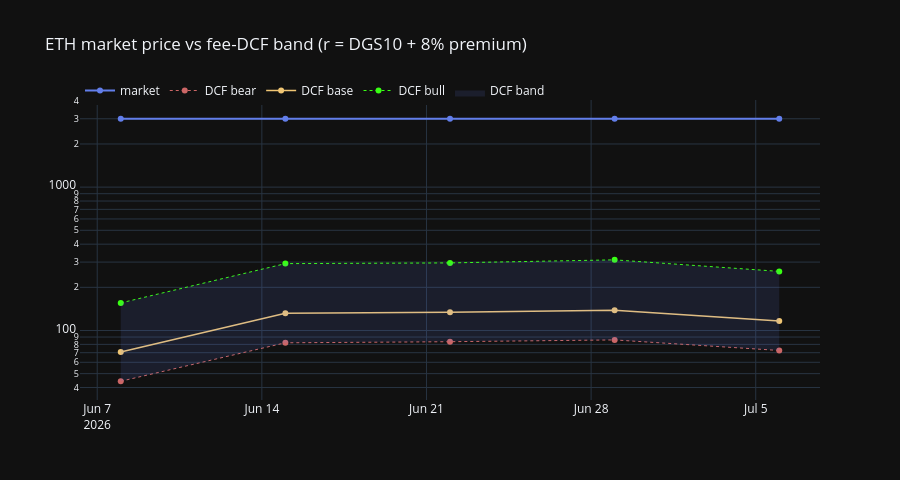
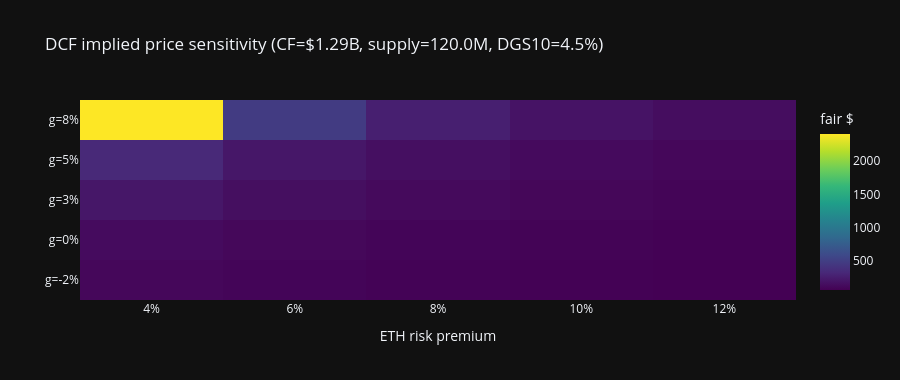

Notebook source saved alongside these figures, in order:
### Markdown cell above
## 6. Discounted cash-flow valuation

Treat annualized L1 fee revenue as a cash-flow proxy (not GAAP equity earnings). Discount rate:

$$r = \mathrm{DGS10}/100 + \text{ETH risk premium}$$

with default premium = **8%** (`ETH_RISK_PREMIUM`). Gordon terminal:

$$V = \frac{\mathrm{CF}_{\mathrm{next}}}{r - g}, \quad \mathrm{CF}_{\mathrm{next}} = \mathrm{CF}_{\mathrm{ann}} \cdot (1+g)$$

Implied fair price = $V$ / circulating supply. Bear / base / bull growth scenarios; Plotly sensitivity heatmap.

### Code cell
G_SCENARIOS = {"bear": -0.02, "base": 0.03, "bull": 0.08}
PREMIUM_GRID = [0.04, 0.06, 0.08, 0.10, 0.12]
G_GRID = [-0.02, 0.00, 0.03, 0.05, 0.08]

df = df.with_columns(
    (pl.col("fee_revenue_usd_wk") * 52.0).alias("cf_ann_usd"),
    (pl.col("DGS10") / 100.0 + ETH_RISK_PREMIUM).alias("discount_r"),
)

for name, g in G_SCENARIOS.items():
    df = df.with_columns(
        pl.when(pl.col("discount_r") > g + 1e-4)
        .then(
            (pl.col("cf_ann_usd") * (1.0 + g))
            / (pl.col("discount_r") - g)
            / pl.col("supply")
        )
        .otherwise(None)
        .alias(f"dcf_price_{name}")
    )

df = df.with_columns(
    (pl.col("close") / pl.col("dcf_price_base") - 1.0).alias("dcf_gap"),
)

fig = go.Figure()
fig.add_trace(go.Scatter(x=df["date"], y=df["close"], name="market",
                         line=dict(color=ETH_COLOR, width=2)))
fig.add_trace(go.Scatter(x=df["date"], y=df["dcf_price_bear"], name="DCF bear",
                         line=dict(color="#cc6666", width=1, dash="dot")))
fig.add_trace(go.Scatter(x=df["date"], y=df["dcf_price_base"], name="DCF base",
                         line=dict(color="#f0c674", width=1.5)))
fig.add_trace(go.Scatter(x=df["date"], y=df["dcf_price_bull"], name="DCF bull",
                         line=dict(color="#39ff14", width=1, dash="dot")))
# Fill band bear→bull
fig.add_trace(go.Scatter(
    x=df["date"].to_list() + df["date"].to_list()[::-1],
    y=df["dcf_price_bull"].to_list() + df["dcf_price_bear"].to_list()[::-1],
    fill="toself", fillcolor="rgba(98,126,234,0.12)", line=dict(color="rgba(0,0,0,0)"),
    name="DCF band", hoverinfo="skip",
))
fig.update_layout(
    title=f"ETH market price vs fee-DCF band (r = DGS10 + {ETH_RISK_PREMIUM:.0%} premium)",
    yaxis_type="log", template="plotly_dark", height=480,
    legend=dict(orientation="h", y=1.08),
)
fig.show()

# Sensitivity heatmap at latest observation
latest = df.drop_nulls(subset=["cf_ann_usd", "supply", "DGS10"]).tail(1)
cf0 = float(latest["cf_ann_usd"][0])
sup0 = float(latest["supply"][0])
dgs0 = float(latest["DGS10"][0]) / 100.0
z = []
for g in G_GRID:
    row = []
    for prem in PREMIUM_GRID:
        r = dgs0 + prem
        if r <= g + 1e-4:
            row.append(np.nan)
        else:
            row.append((cf0 * (1 + g)) / (r - g) / sup0)
    z.append(row)

fig_h = go.Figure(data=go.Heatmap(
    z=z, x=[f"{p:.0%}" for p in PREMIUM_GRID], y=[f"g={g:.0%}" for g in G_GRID],
    colorscale="Viridis", colorbar=dict(title="fair $"),
))
fig_h.update_layout(
    title=f"DCF implied price sensitivity (CF=${cf0/1e9:.2f}B, supply={sup0/1e6:.1f}M, DGS10={dgs0:.1%})",
    xaxis_title="ETH risk premium", template="plotly_dark", height=380,
)
fig_h.show()
_dcf_b = latest["dcf_price_base"][0]
_gap = latest["dcf_gap"][0]
if _dcf_b is None or (isinstance(_dcf_b, float) and not np.isfinite(_dcf_b)):
    print(f"Latest market ${float(latest['close'][0]):,.0f}  DCF base n/a (check CF / discount rate)")
else:
    print(f"Latest market ${float(latest['close'][0]):,.0f}  DCF base ${float(_dcf_b):,.0f}  "
          f"gap={float(_gap):+.1%}")

### Figure 1 — Plotly figure (JSON) as saved in the notebook; plotly's stock layout.template omitted (floating-point values rounded to 4 significant figures)
{"data": [{"line": {"color": "#627EEA", "width": 2}, "name": "market", "type": "scatter", "x": ["2026-06-08T00:00:00", "2026-06-15T00:00:00", "2026-06-22T00:00:00", "2026-06-29T00:00:00", "2026-07-06T00:00:00"], "y": [3000.0, 3000.0, 3000.0, 3000.0, 3000.0]}, {"line": {"color": "#cc6666", "dash": "dot", "width": 1}, "name": "DCF bear", "type": "scatter", "x": ["2026-06-08T00:00:00", "2026-06-15T00:00:00", "2026-06-22T00:00:00", "2026-06-29T00:00:00", "2026-07-06T00:00:00"], "y": [44.24, 82.06, 83.51, 85.94, 72.54]}, {"line": {"color": "#f0c674", "width": 1.5}, "name": "DCF base", "type": "scatter", "x": ["2026-06-08T00:00:00", "2026-06-15T00:00:00", "2026-06-22T00:00:00", "2026-06-29T00:00:00", "2026-07-06T00:00:00"], "y": [70.82, 131.8, 133.9, 138.5, 116.4]}, {"line": {"color": "#39ff14", "dash": "dot", "width": 1}, "name": "DCF bull", "type": "scatter", "x": ["2026-06-08T00:00:00", "2026-06-15T00:00:00", "2026-06-22T00:00:00", "2026-06-29T00:00:00", "2026-07-06T00:00:00"], "y": [155.7, 292.7, 296.1, 310.9, 258.4]}, {"fill": "toself", "fillcolor": "rgba(98,126,234,0.12)", "hoverinfo": "skip", "line": {"color": "rgba(0,0,0,0)"}, "name": "DCF band", "type": "scatter", "x": ["2026-06-08", "2026-06-15", "2026-06-22", "2026-06-29", "2026-07-06", "2026-07-06", "2026-06-29", "2026-06-22", "2026-06-15", "2026-06-08"], "y": [155.7, 292.7, 296.1, 310.9, 258.4, 72.54, 85.94, 83.51, 82.06, 44.24]}], "layout": {"height": 480, "legend": {"orientation": "h", "y": 1.08}, "title": {"text": "ETH market price vs fee-DCF band (r = DGS10 + 8% premium)"}, "yaxis": {"type": "log"}}}

### Figure 2 — Plotly figure (JSON) as saved in the notebook; plotly's stock layout.template omitted (floating-point values rounded to 4 significant figures)
{"data": [{"colorbar": {"title": {"text": "fair $"}}, "colorscale": [[0, "#440154"], [0.1111, "#482878"], [0.2222, "#3e4989"], [0.3333, "#31688e"], [0.4444, "#26828e"], [0.5556, "#1f9e89"], [0.6667, "#35b779"], [0.7778, "#6ece58"], [0.8889, "#b5de2b"], [1, "#fde725"]], "type": "heatmap", "x": ["4%", "6%", "8%", "10%", "12%"], "y": ["g=-2%", "g=0%", "g=3%", "g=5%", "g=8%"], "z": [[100.2, 84.16, 72.54, 63.73, 56.84], [126.4, 102.3, 85.88, 74.02, 65.03], [201.4, 147.6, 116.4, 96.16, 81.89], [323.4, 205.4, 150.4, 118.7, 98.03], [2411.0, 466.7, 258.4, 178.6, 136.5]]}], "layout": {"height": 380, "title": {"text": "DCF implied price sensitivity (CF=$1.29B, supply=120.0M, DGS10=4.5%)"}, "xaxis": {"title": {"text": "ETH risk premium"}}}}
